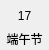
<?xml version="1.0" encoding="UTF-8"?>
<ui version="4.0">
 <class>DateItem</class>
 <widget class="QWidget" name="DateItem">
  <property name="geometry">
   <rect>
    <x>0</x>
    <y>0</y>
    <width>49</width>
    <height>50</height>
   </rect>
  </property>
  <property name="windowTitle">
   <string>Form</string>
  </property>
  <property name="styleSheet">
   <string notr="true"/>
  </property>
  <widget class="QLabel" name="label">
   <property name="geometry">
    <rect>
     <x>0</x>
     <y>2</y>
     <width>49</width>
     <height>27</height>
    </rect>
   </property>
   <property name="text">
    <string>17</string>
   </property>
   <property name="alignment">
    <set>Qt::AlignCenter</set>
   </property>
  </widget>
  <widget class="QLabel" name="label_2">
   <property name="geometry">
    <rect>
     <x>0</x>
     <y>29</y>
     <width>49</width>
     <height>20</height>
    </rect>
   </property>
   <property name="text">
    <string>端午节</string>
   </property>
   <property name="alignment">
    <set>Qt::AlignCenter</set>
   </property>
  </widget>
  <widget class="DateMaskWidget" name="datemaskwidget" native="true">
   <property name="geometry">
    <rect>
     <x>0</x>
     <y>0</y>
     <width>49</width>
     <height>50</height>
    </rect>
   </property>
  </widget>
  <widget class="QWidget" name="bg" native="true">
   <property name="geometry">
    <rect>
     <x>0</x>
     <y>0</y>
     <width>49</width>
     <height>50</height>
    </rect>
   </property>
  </widget>
  <zorder>bg</zorder>
  <zorder>label</zorder>
  <zorder>label_2</zorder>
  <zorder>datemaskwidget</zorder>
 </widget>
 <customwidgets>
  <customwidget>
   <class>DateMaskWidget</class>
   <extends>QWidget</extends>
   <header>datemaskwidget.h</header>
  </customwidget>
 </customwidgets>
 <resources/>
 <connections/>
</ui>
